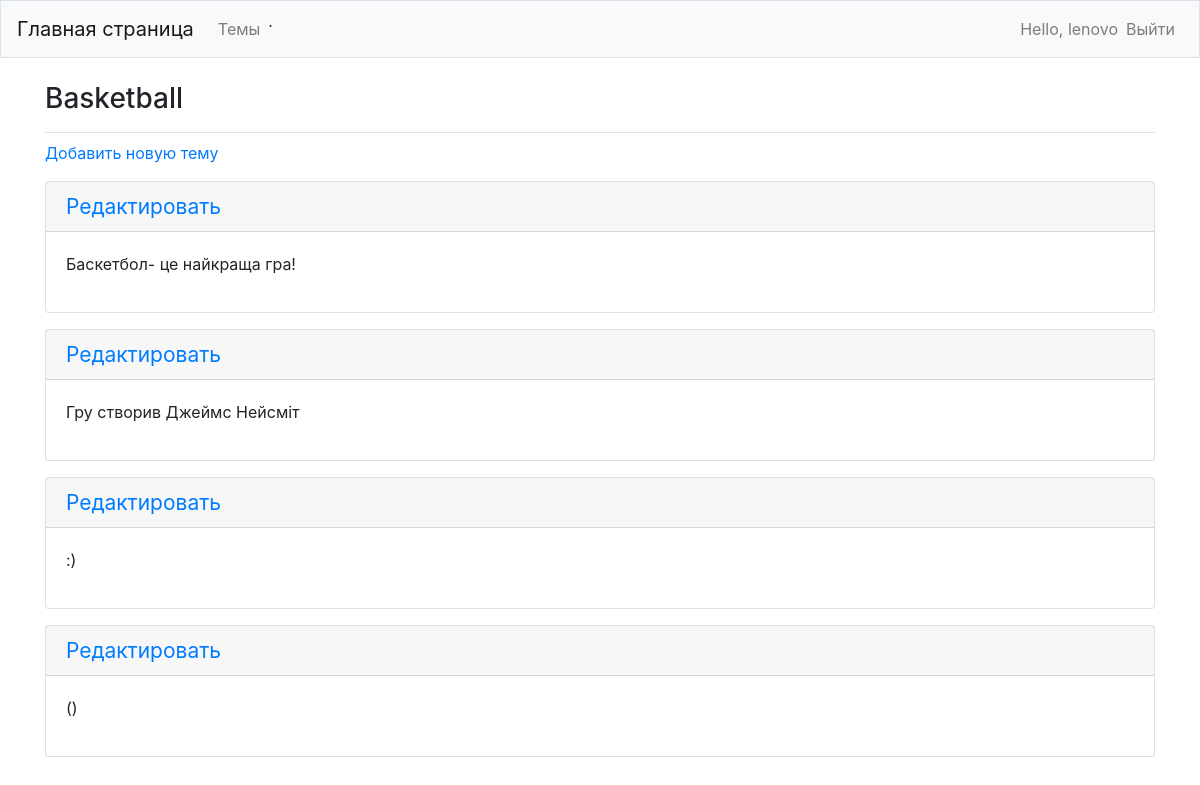
The page /topics/3/ (signed in) on the database its author committed.
### learning_logs/models.py (models this page shows, shortened)
class Topic(models.Model):
    text = models.CharField(max_length=200)
    data_added = models.DateTimeField(auto_now_add=True)
    owner = models.ForeignKey(User,on_delete=models.CASCADE)
    def __str__(self):
        return self.text

class Entry(models.Model):
    topic = models.ForeignKey(Topic,on_delete=models.CASCADE)
    text = models.TextField()
    data_added = models.DateTimeField(auto_now_add=True)
    class Meta:
        verbose_name = 'entries'

### learning_logs/views.py (the view)
# urls.py: path('topics/<int:topic_id>/',views.topic,name='topic'),
@login_required
def topic(request,topic_id):
    topic = Topic.objects.get(id = topic_id)
    if topic.owner != request.user:
        raise Http404
    entries = topic.entry_set.order_by('data_added')
    context = {'topic':topic,'entries':entries}
    return render(request,'learning_logs/topic.html',context=context)

### learning_logs/templates/learning_logs/topic.html (shortened to what this page needs)
{% extends 'learning_logs/base.html' %}
{% block page_header %}
    <h3>{{ topic }}</h3>
{% endblock page_header %}
{% block content %}
    <p>
        <a href="{% url 'learning_logs:new_entry' topic.id %}">Добавить новую тему</a>
    </p>
    {% for entry in entries %}
        <div class="card mb-3">
            <h4 class="card-header">
                <small><a href="{% url 'learning_logs:edit_entry' entry.id %}">Редактировать</a> </small>
            </h4>
            <div class="card-body">
                {{ entry.text|linebreaks }}
            </div>
        </div>
    {% empty %}
        <p>There are no entries for this topic yet.</p>
    {% endfor %}
{% endblock content %}

### learning_logs/templates/learning_logs/base.html (shortened to what this page needs)
{% load bootstrap4 %}
<doctype html>
<html lang="en">
<head>
    {% bootstrap_css %}
</head>
<body>
    <nav class="navbar navbar-expand-md navbar-light bg-light mb-4 border">
        <a class="navbar-brand" href="{% url 'learning_logs:index' %}">Главная страница</a>
        <div class="collapse navbar-collapse" id="navbarCollapse">
            <ul class="navbar-nav mr-auto">
                <li class="nav-item">
                    <a class="nav-link" href="{% url 'learning_logs:topics' %}">
                    Темы</a>
                </li>.
            </ul>
            <ul class="navbar-nav ml-auto">
                {% if user.is_authenticated %}
                    <li class="nav-item">
                        <span class="navbar-text">Hello, {{ user.username }}</span>
                    </li>
                    <li class="nav-item">
                        <a class="nav-link" href="{% url 'users:logout' %}">Выйти</a>
                    </li>
                {% endif %}
            </ul>
        </div>
    </nav>
    <main role="main" class="container">
        <div class="pb-2 mb-2 border-bottom">
            {% block page_header %}{% endblock page_header %}
        </div>
        <div>
            {% block content %}{% endblock content %}
        </div>
    </main>
</body>
</html>

### rows shown on the page
Topic: text "Basketball"
Entry: text "Баскетбол- це найкраща гра!"
Entry: text "Гру створив Джеймс Нейсміт"
Entry: text ":)"
Entry: text "()"

### other values the page prints
{{ user.username }} "lenovo"
